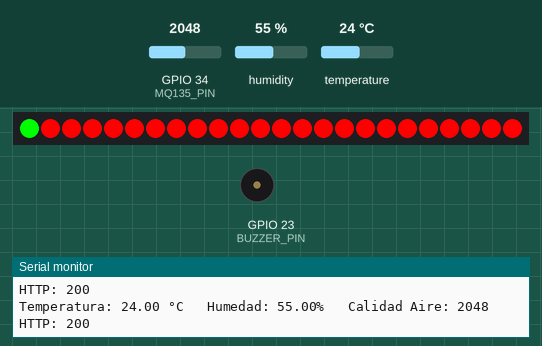
Recording of a sketch running on a simulated ESP32. On the bench: 24 RGB LEDs in strip order, left to right, buzzer (waves = sounding), the last lines printed to the serial monitor. The test bench sets the inputs (shaded band); at power-on: GPIO 34 (MQ135_PIN) = 2048, humidity 55 %, temperature 24 °C. WiFi joins after 1.5 s; servers stay silent unless stated; uploads are accepted with an empty reply.

Above: at 2.7 s.
2.8 s: GPIO 34 (MQ135_PIN) set to 491
At 3.9 s:
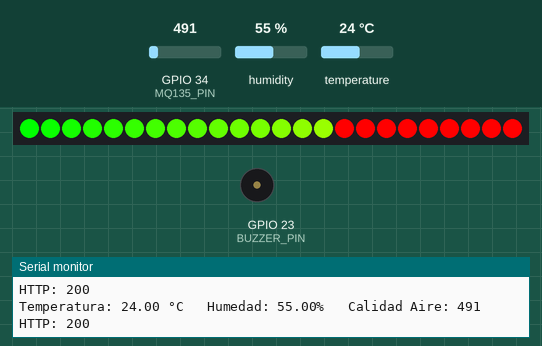
4.6 s: GPIO 34 (MQ135_PIN) set to 216
At 5.0 s:
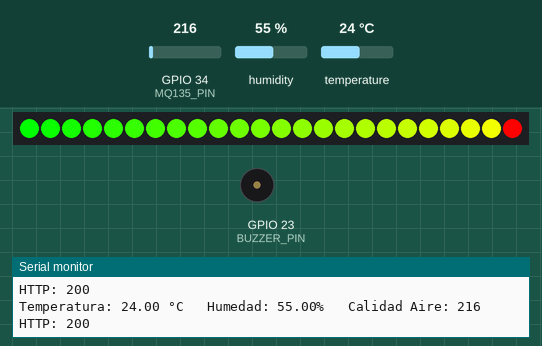
6.2 s: GPIO 34 (MQ135_PIN) set to 0
7.8 s: GPIO 34 (MQ135_PIN) set to 560
At 45.74 s:
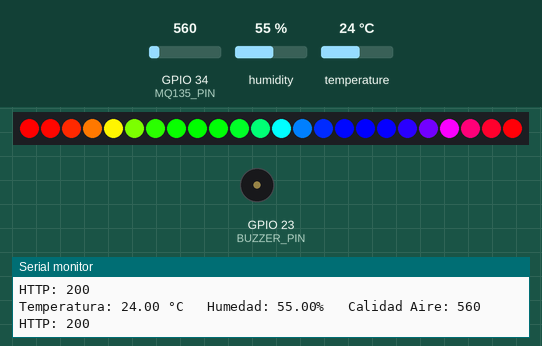
Timing chart, 0 to 47.2 s (numbered marks = the images above; inputs shaded):
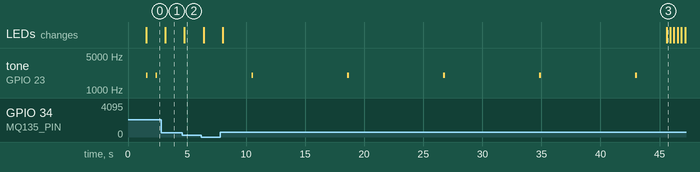

Measured:
- after the input at 2.8 s, tone on GPIO 23 (BUZZER_PIN): stops changing and stays silent; the LEDs: change after 0.34 s (image 1)
- after the input at 4.6 s, the LEDs: change after 0.16 s (image 2)
- after the input at 7.8 s, tone on GPIO 23 (BUZZER_PIN): alternates 2000 Hz for 0.15 s and silent for 8.0 s, starting after 2.7 s; the LEDs: first change after 0.22 s (image 3 shows a later state)
- by itself, tone on GPIO 23 (BUZZER_PIN): alternates 2000 Hz for 0.15 s and silent for 0.65 s

The sketch:

wakaprog.ino
```cpp
#include <Adafruit_NeoPixel.h>
#include <DHT.h>
#include <WiFi.h>
#include <HTTPClient.h>

#define DHTPIN 5
#define DHTTYPE DHT11
DHT dht(DHTPIN, DHTTYPE);

#define MQ135_PIN 34
#define LED_PIN 18
#define NUM_LEDS 24
#define BUZZER_PIN 23
Adafruit_NeoPixel strip(NUM_LEDS, LED_PIN, NEO_GRB + NEO_KHZ800);

const char* ssid = "Wakapi-Staff";
const char* password = "Network!2019";
const char* serverURL = "http://192.168.48.238:3000/api/datos";

unsigned long previousMillis = 0;
const unsigned long interval = 45000;
int modoActual = 0;
unsigned long previousBeepMillis = 0;
bool buzzerOn = false;

void setup() {
  Serial.begin(115200);
  dht.begin();
  strip.begin();
  strip.show();
  pinMode(BUZZER_PIN, OUTPUT);
  digitalWrite(BUZZER_PIN, LOW);

  WiFi.begin(ssid, password);
  Serial.print("Conectando a WiFi");
  while (WiFi.status() != WL_CONNECTED) {
    delay(300);
    Serial.print(".");
  }
  Serial.println("\nWiFi Conectado!");
}

void loop() {
  float h = dht.readHumidity();
  float t = dht.readTemperature();
  int airValue = analogRead(MQ135_PIN);

  if (isnan(h) || isnan(t)) {
    Serial.println("Error leyendo DHT11");
    delay(200);
    return;
  }

  Serial.print("Temperatura: ");
  Serial.print(t);
  Serial.print(" °C   Humedad: ");
  Serial.print(h);
  Serial.print("%   Calidad Aire: ");
  Serial.println(airValue);

  unsigned long currentMillis = millis();

  if (modoActual == 0) {
    actualizarLEDsCalidad(airValue);
  } else if (modoActual == 1) {
    actualizarLEDsTemperatura(t);
  } else {
    actualizarLEDsHumedad(h);
  }
  manejarBuzzer(airValue);

  enviarDatos(t, h, airValue);
  if (currentMillis - previousMillis >= interval) {
    previousMillis = currentMillis;
    animacionArcoiris(5000);
    modoActual = (modoActual + 1) % 3;
  }

  delay(200);
}
void manejarBuzzer(int airValue) {
  unsigned long currentMillis = millis();
  if (airValue < 360) {
    digitalWrite(BUZZER_PIN, LOW);
    return;
  }

  unsigned long beepInterval = 0;
  int beepDuration = 150;
  if (airValue < 520) {
    beepInterval = 20000;
  } else if (airValue < 680) {
    beepInterval = 8000;
  } else if (airValue < 840) {
    beepInterval = 3000;
  } else {
    beepInterval = 500;
  }
  if (currentMillis - previousBeepMillis >= beepInterval) {
    previousBeepMillis = currentMillis;
    tone(BUZZER_PIN, 2000, beepDuration);  // tono de 2 kHz
  }
}

void actualizarLEDsCalidad(int airValue) {
  airValue = constrain(airValue, 200, 1000);
  float calidad = map(airValue, 200, 1000, 100, 0);

  for (int i = 0; i < NUM_LEDS; i++) {
    float nivel = (float)i / (NUM_LEDS - 1) * 100;
    if (nivel <= calidad) {
      int r = map(nivel, 0, 100, 0, 255);
      int g = 255;
      int b = 0;
      strip.setPixelColor(i, strip.Color(r, g, b));
    } else {
      strip.setPixelColor(i, strip.Color(255, 0, 0));
    }
  }
  strip.show();
}

void actualizarLEDsTemperatura(float temp) {
  temp = constrain(temp, 0, 40);
  float porcentaje = map(temp, 0, 40, 0, 100);

  for (int i = 0; i < NUM_LEDS; i++) {
    float nivel = (float)i / (NUM_LEDS - 1) * 100;

    if (nivel <= porcentaje) {
      strip.setPixelColor(i, strip.Color(255, 255, 0));
    } else {
      strip.setPixelColor(i, strip.Color(0, 0, 255));
    }
  }

  strip.show();
}

void actualizarLEDsHumedad(float hum) {
  hum = constrain(hum, 0, 100);
  float porcentaje = map(hum, 0, 100, 0, 100);

  for (int i = 0; i < NUM_LEDS; i++) {
    float nivel = (float)i / (NUM_LEDS - 1) * 100;

    if (nivel <= porcentaje) {
      strip.setPixelColor(i, strip.Color(157, 0, 255));
    } else {
      strip.setPixelColor(i, strip.Color(255, 0, 100));
    }
  }

  strip.show();
}

void animacionArcoiris(int duracion) {
  unsigned long start = millis();
  while (millis() - start < duracion) {
    for (int j = 0; j < 256; j++) {
      for (int i = 0; i < NUM_LEDS; i++) {
        int pixelHue = (i * 256 / NUM_LEDS + j) & 255;
        strip.setPixelColor(i, strip.gamma32(strip.ColorHSV(pixelHue * 256)));
      }
      strip.show();
      delay(20);
    }
  }
}

void enviarDatos(float temp, float hum, int air) {
  if (WiFi.status() == WL_CONNECTED) {
    HTTPClient http;
    http.begin(serverURL);
    http.addHeader("Content-Type", "application/json");

    String json = "{\"temperatura\":" + String(temp) +
                  ",\"humedad\":" + String(hum) +
                  ",\"calidad_aire\":" + String(air) + "}";

    int code = http.POST(json);
    Serial.print("HTTP: ");
    Serial.println(code);
    http.end();
  } else {
    Serial.println("No conectado a WiFi");
  }
}
```
